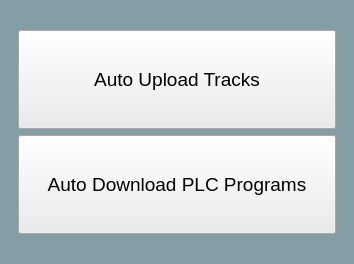
<?xml version="1.0" encoding="UTF-8"?>
<ui version="4.0">
 <class>MainWindow</class>
 <widget class="QMainWindow" name="MainWindow">
  <property name="geometry">
   <rect>
    <x>0</x>
    <y>0</y>
    <width>354</width>
    <height>264</height>
   </rect>
  </property>
  <property name="windowTitle">
   <string>Debug</string>
  </property>
  <widget class="QWidget" name="centralwidget">
   <property name="styleSheet">
    <string notr="true">background-color: rgb(133, 158, 166);</string>
   </property>
   <layout class="QVBoxLayout" name="verticalLayout">
    <property name="leftMargin">
     <number>18</number>
    </property>
    <property name="topMargin">
     <number>30</number>
    </property>
    <property name="rightMargin">
     <number>18</number>
    </property>
    <property name="bottomMargin">
     <number>30</number>
    </property>
    <item>
     <widget class="QPushButton" name="upload_tracks_button">
      <property name="sizePolicy">
       <sizepolicy hsizetype="Minimum" vsizetype="Preferred">
        <horstretch>0</horstretch>
        <verstretch>0</verstretch>
       </sizepolicy>
      </property>
      <property name="font">
       <font>
        <pointsize>14</pointsize>
       </font>
      </property>
      <property name="styleSheet">
       <string notr="true">background-color: rgb(236, 236, 236);</string>
      </property>
      <property name="text">
       <string>Auto Upload Tracks</string>
      </property>
      <property name="checkable">
       <bool>true</bool>
      </property>
     </widget>
    </item>
    <item>
     <widget class="QPushButton" name="download_plc_programs_button">
      <property name="sizePolicy">
       <sizepolicy hsizetype="Minimum" vsizetype="Preferred">
        <horstretch>0</horstretch>
        <verstretch>0</verstretch>
       </sizepolicy>
      </property>
      <property name="minimumSize">
       <size>
        <width>88</width>
        <height>0</height>
       </size>
      </property>
      <property name="font">
       <font>
        <pointsize>14</pointsize>
       </font>
      </property>
      <property name="styleSheet">
       <string notr="true">background-color: rgb(236, 236, 236);</string>
      </property>
      <property name="text">
       <string>Auto Download PLC Programs</string>
      </property>
      <property name="checkable">
       <bool>true</bool>
      </property>
     </widget>
    </item>
   </layout>
  </widget>
 </widget>
 <resources/>
 <connections/>
</ui>
